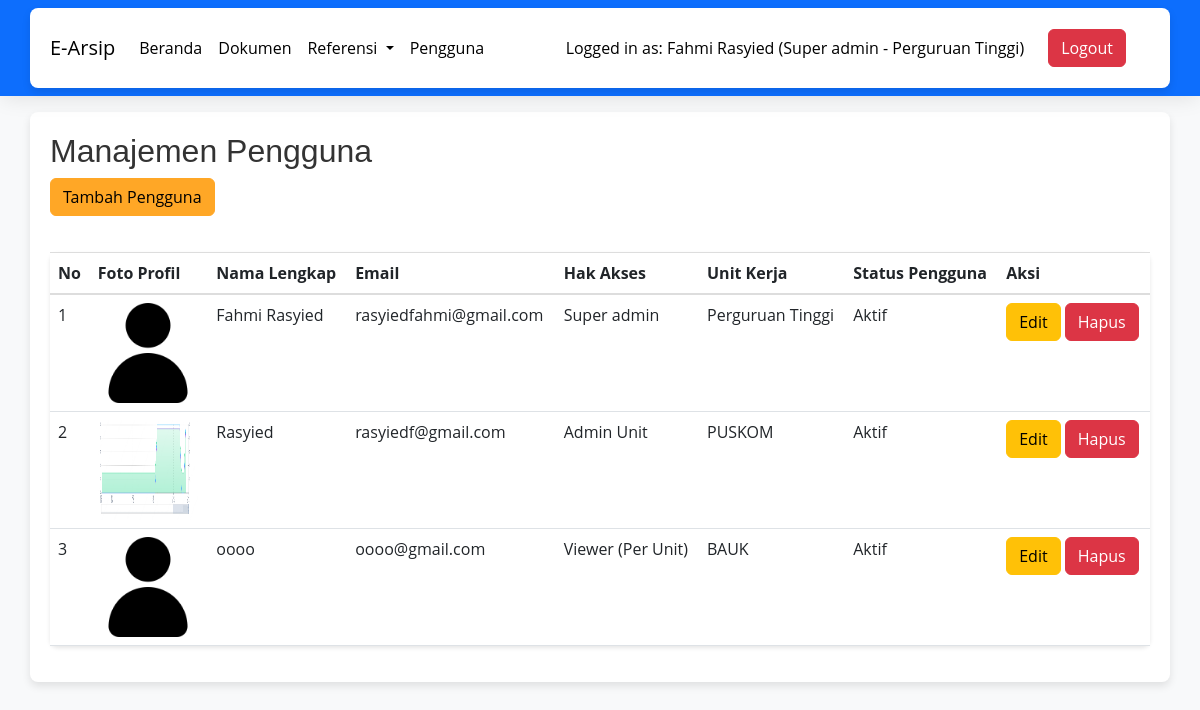
Screenshot of /pengguna.php (signed in) with the database file from the repository.
### tables this page shows
CREATE TABLE `users` (
  `id_user` int NOT NULL,
  `email` varchar(255) DEFAULT NULL,
  `password` varchar(255) DEFAULT NULL,
  `nama_lengkap` varchar(255) DEFAULT NULL,
  `tanggal_lahir` date DEFAULT NULL,
  `alamat` varchar(255) DEFAULT NULL,
  `id_jabatan` int DEFAULT NULL,
  `id_unit_kerja` int DEFAULT NULL,
  `foto_profil` varchar(255) DEFAULT NULL,
  `hak_akses` int NOT NULL,
  `status_pengguna` varchar(255) NOT NULL
);

CREATE TABLE `unit_kerja` (
  `id_unit` int NOT NULL,
  `nama_unit` varchar(999) NOT NULL,
  `keterangan` varchar(999) NOT NULL
);

### pengguna.php (the view, shortened to what this page needs)
<?php
include "koneksi.php";
?>
<!DOCTYPE html>
<html lang="en">
<head>
    <link href="https://cdn.jsdelivr.net/npm/bootstrap@5.3.0-alpha1/dist/css/bootstrap.min.css" rel="stylesheet">
    <link rel="stylesheet" href="css/style.css">
</head>
<body>
    <?php
    include "navbar.php";
    ?>
    <div class="container mt-3">
        <h2>Manajemen Pengguna</h2>
        <a href="tambah-pengguna.php" class="btn btn-warning mb-3" style="background-color: #ffa726; border-color: #ffa726;">Tambah Pengguna</a>
        <table class="table">
            <thead>
                <tr>
                    <th>No</th>
                    <th>Foto Profil</th>
                    <th>Nama Lengkap</th>
                    <th>Email</th>
                    <th>Hak Akses</th>
                    <th>Unit Kerja</th>
                    <th>Status Pengguna</th>
                    <th>Aksi</th>
                </tr>
            </thead>
            <tbody>
                <?php
                $sql = "SELECT users.*, jabatan.nama_jabatan, unit_kerja.nama_unit
                        FROM users
                        LEFT JOIN jabatan ON users.id_jabatan = jabatan.id_jabatan
                        LEFT JOIN unit_kerja ON users.id_unit_kerja = unit_kerja.id_unit";
                $result = $conn->query($sql);
                if ($result->num_rows > 0) {
                    $no = 1;
                    while($row = $result->fetch_assoc()) {
                        echo "<tr>";
                        echo "<td>" . $no . "</td>";
                        $fotoProfilPath = "foto-profil/" . $row['foto_profil'];
                        if (empty($row['foto_profil']) || !file_exists($fotoProfilPath)) {
                            $fotoProfilPath = "foto-profil/avatar.png";
                        }
                        echo "<td><img src='" . $fotoProfilPath . "' width='100px' height='100px'></td>";
                        echo "<td>" . $row['nama_lengkap'] . "</td>";
                        echo "<td>" . $row['email'] . "</td>";
                        switch ($row['hak_akses']) {
                            case 1:
                                echo "<td>Super admin</td>";
                                break;
                            case 2:
                                echo "<td>Admin Unit</td>";
                                break;
                            case 4:
                                echo "<td>Viewer (Per Unit)</td>";
                                break;
                        }
                        echo "<td>" . $row['nama_unit'] . "</td>";
                        echo "<td>" . $row['status_pengguna'] . "</td>";
                        echo "<td>
                            <a href='edit-pengguna.php?id=" . $row['id_user'] . "' class='btn btn-warning'>Edit</a>";
                            ?>
                            <a href="hapus-pengguna.php?id=<?php echo $row['id_user'] ?>" class='btn btn-danger' onclick="return confirm('Anda yakin ingin menghapus pengguna ini?')">Hapus</a>
                            <?php
                        echo "</td>";
                        echo "</tr>";
                        $no++;
                    }
                } else {
                    echo "0 results";
                }
                ?>
            </tbody>
        </table>
    </div>
</body>
</html>

### navbar.php (shortened to what this page needs)
<nav class="navbar navbar-expand-lg navbar-dark bg-primary">
    <div class="container">
        <a class="navbar-brand" style="color: black;" href="index.php">E-Arsip</a>
        <div class="collapse navbar-collapse" id="navbarSupportedContent">
            <ul class="navbar-nav me-auto mb-2 mb-lg-0">
                <li class="nav-item">
                    <a class="nav-link active" aria-current="page" href="index.php">Beranda</a>
                </li>
                <li class="nav-item">
                    <a class="nav-link" href="dokumen.php">Dokumen</a>
                </li>
                <?php
                $sql = "SELECT * FROM users WHERE email='" . $_SESSION['email'] . "'";
                $result = $conn->query($sql);
                if ($result->num_rows > 0) {
                    $row = $result->fetch_assoc();
                    if ($row['hak_akses'] == 1) {
                ?>
                        <li class="nav-item dropdown">
                            <a class="nav-link dropdown-toggle" href="#" id="referensiDropdown" role="button" data-bs-toggle="dropdown" aria-expanded="false">
                                Referensi
                            </a>
                        </li>
                        <li class="nav-item">
                            <a class="nav-link" href="pengguna.php">Pengguna</a>
                        </li>
                <?php
                    }
                }
                ?>
            </ul>
            <span class="navbar-text" style="color: black;">
            <?php
                    if (isset($_SESSION['email'])) {
                        $sql = "SELECT u.*, uk.nama_unit AS nama_unit_kerja
                                FROM users u
                                INNER JOIN unit_kerja uk ON u.id_unit_kerja = uk.id_unit
                                WHERE email='" . $_SESSION['email'] . "'";
                        $result = $conn->query($sql);
                        if ($result->num_rows > 0) {
                            $row = $result->fetch_assoc();
                            $userName = $row['nama_lengkap'];
                            $userAccess = '';
                            switch ($row['hak_akses']) {
                                case 1:
                                    $userAccess = 'Super admin';
                                    break;
                            }
                            echo "<span class='navbar-text'>Logged in as: $userName ($userAccess - " . $row['nama_unit_kerja'] . ")</span>";
                        }
                    }
                    ?>
            </span>
            <ul class="navbar-nav me-4 ms-4 mb-2 mb-lg-0">
                <li class="nav-item">
                    <a class="white btn btn-danger" href="logout.php">Logout</a>
                </li>
            </ul>
        </div>
    </div>
</nav>

### css/style.css (style rules this page uses)
body { font-family: 'Open Sans', sans-serif; }
.navbar { background-color: #ff9800; box-shadow: 0 4px 20px -2px rgba(0, 0, 0, 0.1); }
.navbar-brand { color: #000000; }
.navbar-text { color: #000000; }
.navbar-nav .nav-link { color: #fff; transition: color 0.2s ease; }
.table { background-color: #fff; border-radius: 8px; box-shadow: 0 2px 4px rgba(0, 0, 0, 0.1); }
.table th { border-bottom: 2px solid #ddd; }
.table td, .table th { padding: 8px; vertical-align: top; border-top: 1px solid #ddd; }
.table tr:nth-child(even) { background-color: #f5f5f5; }

### pengguna.php (style rules this page uses)
body { background-color: #f8f9fa; }
.container { background-color: #ffffff; border-radius: 8px; box-shadow: 0 4px 8px rgba(0, 0, 0, 0.1); padding: 20px; }
h2 { font-family: 'Arial', sans-serif; color: #333; }
.btn-warning { background-color: #ffc107; border-color: #ffc107; }
.btn-danger { background-color: #dc3545; border-color: #dc3545; }
.table { margin-top: 20px; }
.navbar-nav .nav-link { color: #000 !important; }

### rows the page displays
users: nama_lengkap "Fahmi Rasyied", hak_akses "Super admin", id_unit_kerja.nama_unit "Perguruan Tinggi", email "rasyiedfahmi@gmail.com", status_pengguna "Aktif"
users: foto_profil (picture), nama_lengkap "Rasyied", email "rasyiedf@gmail.com", hak_akses "Admin Unit", id_unit_kerja.nama_unit "PUSKOM", status_pengguna "Aktif"
users: nama_lengkap "oooo", email "oooo@gmail.com", hak_akses "Viewer (Per Unit)", id_unit_kerja.nama_unit "BAUK", status_pengguna "Aktif"
